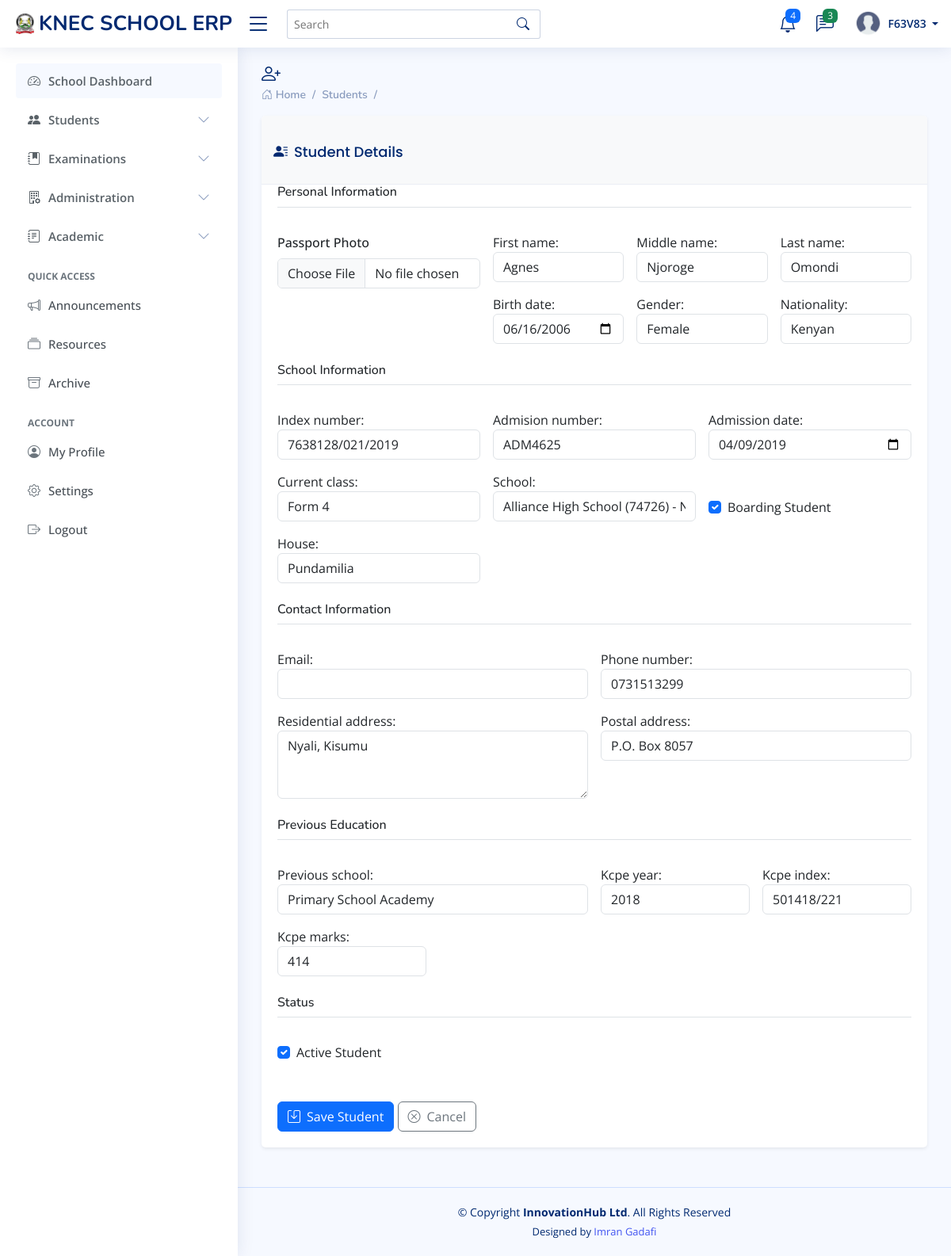
The app's page /school_students/update/21/ (signed in) with its own data.
### exam_portal/models.py (models this page shows, shortened)
class User(AbstractUser):
    USER_TYPE_CHOICES = (
        (1, 'student'),
        (2, 'school_admin'),
        (3, 'knec_official'),
    )
    user_type = models.PositiveSmallIntegerField(choices=USER_TYPE_CHOICES)
    phone_number = models.CharField(max_length=15, blank=True, null=True)

class Student(models.Model):
    GENDER_CHOICES = [
        ('M', 'Male'),
        ('F', 'Female'),
    ]
    first_name = models.CharField(max_length=100)
    middle_name = models.CharField(max_length=100, blank=True)
    last_name = models.CharField(max_length=100)
    birth_date = models.DateField()
    birth_certificate_number = models.CharField(max_length=20, blank=True, null=True)
    gender = models.CharField(max_length=1, choices=GENDER_CHOICES)
    nationality = models.CharField(max_length=50, default='Kenyan')
    county_of_origin = models.CharField(max_length=50)
    sub_county = models.CharField(max_length=50)
    passport_photo = models.ImageField(upload_to='student_photos/', blank=True, null=True)
    disability = models.CharField(max_length=100, blank=True, null=True)
    disability_description = models.TextField(blank=True, null=True)
    school = models.ForeignKey('School', on_delete=models.CASCADE, related_name='students')
    index_number = models.CharField(max_length=20, unique=True) # for kcse purpose format schoolcode/001/year for examination
    admision_number = models.CharField(max_length=20, null=True)
    admission_date = models.DateField()
    current_class = models.CharField(max_length=20)  # e.g., Form 1, Form 2, etc.
    house = models.CharField(max_length=50, blank=True, null=True)  # For boarding schools
    is_boarder = models.BooleanField(default=False)
    email = models.EmailField(blank=True, null=True)
    phone_number = models.CharField(max_length=15, blank=True, null=True)
    postal_address = models.CharField(max_length=100, blank=True, null=True)
    residential_address = models.TextField(blank=True, null=True)
    previous_school = models.CharField(max_length=100, blank=True, null=True)
    kcpe_year = models.PositiveIntegerField(blank=True, null=True)
    kcpe_index = models.CharField(max_length=20, blank=True, null=True)
    kcpe_marks = models.PositiveIntegerField(blank=True, null=True)
    created_at = models.DateTimeField(auto_now_add=True)
    updated_at = models.DateTimeField(auto_now=True)
    is_active = models.BooleanField(default=True)

### exam_portal/views.py (the view)
# urls.py: path('school_students/update/<int:pk>/', views.school_student_update, name='school_student_update'),
def school_student_update(request, pk):
    if not request.user.is_authenticated or request.user.user_type != 2:
        return redirect('login')
    try:
        admin_profile = SchoolAdminProfile.objects.get(special_code=request.user.username)
        school = admin_profile.school
    except SchoolAdminProfile.DoesNotExist:
        return redirect('login')
    student = get_object_or_404(Student, pk=pk)
    if student.school != school:
        messages.error(request, "You can only update students from your school.")
        return redirect('student_list')
    if request.method == 'POST':
        form = StudentForm(request.POST, request.FILES, instance=student)
        if form.is_valid():
            form.save()
            messages.success(request, 'Student updated successfully!')
            return redirect('student_list')
    else:
        form = StudentForm(instance=student)
    context = {
        'form': form,
        'student': student,
        'school': school
    }
    return render(request, 'students/school_admin/student_form.html', context)

### templates/students/school_admin/student_form.html (shortened to what this page needs)
{% extends "base/base.html" %}
{% load static %}
{% block content %}
<div class="pagetitle">
    <h1><i class="bi bi-person-plus me-2"></i>{{ title }}</h1>
    <nav>
        <ol class="breadcrumb">
            <li class="breadcrumb-item"><a href="#"><i class="bi bi-house-door"></i> Home</a></li>
            <li class="breadcrumb-item"><a href="{% url 'school_student_list' %}">Students</a></li>
            <li class="breadcrumb-item active">{{ title }}</li>
        </ol>
    </nav>
</div>
<section class="section">
    <div class="row">
        <div class="col-lg-12">
            <div class="card border-0 shadow-sm">
                <div class="card-header bg-light text-dark">
                    <h5 class="card-title mb-0"><i class="bi bi-person-lines-fill me-2"></i>Student Details</h5>
                </div>
                <div class="card-body">
                    <form method="post" enctype="multipart/form-data">
                        <div class="row g-3">
                            <div class="col-md-12">
                                <h6 class="border-bottom pb-2 mb-3">Personal Information</h6>
                            </div>
                            <div class="col-md-4">
                                <div class="form-group">
                                    <label class="form-label">Passport Photo</label>
                                    <div class="d-flex align-items-center">
                                        {{ form.passport_photo }}
                                    </div>
                                </div>
                            </div>
                            <div class="col-md-8">
                                <div class="row g-3">
                                    <div class="col-md-4">
                                        {{ form.first_name.label_tag }}
                                        {{ form.first_name }}
                                    </div>
                                    <div class="col-md-4">
                                        {{ form.middle_name.label_tag }}
                                        {{ form.middle_name }}
                                    </div>
                                    <div class="col-md-4">
                                        {{ form.last_name.label_tag }}
                                        {{ form.last_name }}
                                    </div>
                                    <div class="col-md-4">
                                        {{ form.birth_date.label_tag }}
                                        {{ form.birth_date }}
                                    </div>
                                    <div class="col-md-4">
                                        {{ form.gender.label_tag }}
                                        {{ form.gender }}
                                    </div>
                                    <div class="col-md-4">
                                        {{ form.nationality.label_tag }}
                                        {{ form.nationality }}
                                    </div>
                                </div>
                            </div>
                            <div class="col-md-12 mt-4">
                                <h6 class="border-bottom pb-2 mb-3">School Information</h6>
                            </div>
                            <div class="col-md-4">
                                {{ form.index_number.label_tag }}
                                {{ form.index_number }}
                            </div>
                            <div class="col-md-4">
                                {{ form.admision_number.label_tag }}
                                {{ form.admision_number }}
                            </div>
                            <div class="col-md-4">
                                {{ form.admission_date.label_tag }}
                                {{ form.admission_date }}
                            </div>
                            <div class="col-md-4">
                                {{ form.current_class.label_tag }}
                                {{ form.current_class }}
                            </div>
                            <div class="col-md-4">
                                {{ form.school.label_tag }}
                                {{ form.school }}
                            </div>
                            <div class="col-md-4">
                                <div class="form-check mt-4 pt-2">
                                    {{ form.is_boarder }}
                                    <label class="form-check-label" for="{{ form.is_boarder.id_for_label }}">
                                        Boarding Student
                                    </label>
                                </div>
                            </div>
                            {% if form.is_boarder.value %}
                            <div class="col-md-4">
                                {{ form.house.label_tag }}
                                {{ form.house }}
                            </div>
                            {% endif %}
                            <div class="col-md-12 mt-4">
                                <h6 class="border-bottom pb-2 mb-3">Contact Information</h6>
                            </div>
                            <div class="col-md-6">
                                {{ form.email.label_tag }}
                                {{ form.email }}
                            </div>
                            <div class="col-md-6">
                                {{ form.phone_number.label_tag }}
                                {{ form.phone_number }}
                            </div>
                            <div class="col-md-6">
                                {{ form.residential_address.label_tag }}
                                {{ form.residential_address }}
                            </div>
                            <div class="col-md-6">
                                {{ form.postal_address.label_tag }}
                                {{ form.postal_address }}
                            </div>
                            <div class="col-md-12 mt-4">
                                <h6 class="border-bottom pb-2 mb-3">Previous Education</h6>
                            </div>
                            <div class="col-md-6">
                                {{ form.previous_school.label_tag }}
                                {{ form.previous_school }}
                            </div>
                            <div class="col-md-3">
                                {{ form.kcpe_year.label_tag }}
                                {{ form.kcpe_year }}
                            </div>
                            <div class="col-md-3">
                                {{ form.kcpe_index.label_tag }}
                                {{ form.kcpe_index }}
                            </div>
                            <div class="col-md-3">
                                {{ form.kcpe_marks.label_tag }}
                                {{ form.kcpe_marks }}
                            </div>
                            <div class="col-md-12 mt-4">
                                <h6 class="border-bottom pb-2 mb-3">Status</h6>
                            </div>
                            <div class="col-md-3">
                                <div class="form-check">
                                    {{ form.is_active }}
                                    <label class="form-check-label" for="{{ form.is_active.id_for_label }}">
                                        Active Student
                                    </label>
                                </div>
                            </div>
                        </div>
                        <div class="mt-5">
                            <button type="submit" class="btn btn-primary">
                                <i class="bi bi-save me-2"></i>Save Student
                            </button>
                            <a href="{% url 'school_student_list' %}" class="btn btn-outline-secondary">
                                <i class="bi bi-x-circle me-2"></i>Cancel
                            </a>
                        </div>
                    </form>
                </div>
            </div>
        </div>
    </div>
</section>
{% endblock %}

### templates/base/navbars/school_admin_navbar.html (shortened to what this page needs)
{% load static %}
<header id="header" class="header fixed-top d-flex align-items-center">
    <div class="d-flex align-items-center justify-content-between">
      <a href="#" class="logo d-flex align-items-center">
        <img src="{% static 'assets/img/logo2.png'%}" alt="">
        <span class="d-none d-lg-block">KNEC SCHOOL ERP</span>
      </a>
      <i class="bi bi-list toggle-sidebar-btn"></i>
    </div>
    <div class="search-bar">
      <form class="search-form d-flex align-items-center" method="POST" action="#">
        <input type="text" name="query" placeholder="Search" title="Enter search keyword">
        <button type="submit" title="Search"><i class="bi bi-search"></i></button>
      </form>
    </div>
    <nav class="header-nav ms-auto">
      <ul class="d-flex align-items-center">
        <li class="nav-item dropdown">
          <a class="nav-link nav-icon" href="#" data-bs-toggle="dropdown">
            <i class="bi bi-bell"></i>
            <span class="badge bg-primary badge-number">4</span>
          </a>
        </li>
        <li class="nav-item dropdown">
          <a class="nav-link nav-icon" href="#" data-bs-toggle="dropdown">
            <i class="bi bi-chat-left-text"></i>
            <span class="badge bg-success badge-number">3</span>
          </a>
        </li>
        <li class="nav-item dropdown pe-3">
          <a class="nav-link nav-profile d-flex align-items-center pe-0" href="#" data-bs-toggle="dropdown">
            <img src="{% static 'assets/img/profile.png'%}" alt="Profile" class="rounded-circle">
            <span class="d-none d-md-block dropdown-toggle ps-2">
              {% if user.is_authenticated %}
                   {{ user.username }}
              {% else %}
                  Admin
              {% endif %}
            </span>
          </a>
        </li>
      </ul>
    </nav>
  </header>

### records on screen
User: username "F63V83"
Student: first_name "Agnes", middle_name "Njoroge", last_name "Omondi", birth_date "06/16/2006", gender "Female", nationality "Kenyan", index_number "7638128/021/2019", admision_number "ADM4625", admission_date "04/09/2019", current_class "Form 4", school "Alliance High School (74726) - National", is_boarder "☑", house "Pundamilia", phone_number "0731513299", residential_address "Nyali, Kisumu", postal_address "P.O. Box 8057", previous_school "Primary School Academy", kcpe_year "2018", kcpe_index "501418/221", kcpe_marks "414", is_active "☑"
